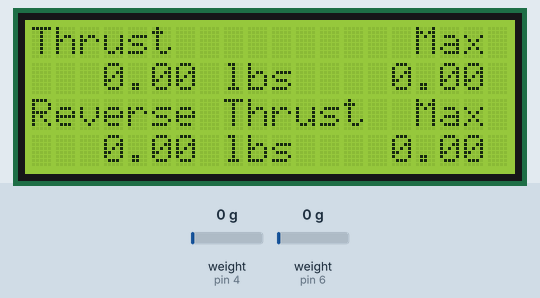
Recording of a sketch running on a simulated Arduino Uno, built with avr-gcc and run on an emulated ATmega328P. Shown: 20×4 character LCD. The inputs (shaded band) are chosen by the test bench; at power-on: weight on the scale (sensors on pin 4, pin 6) 0 g. Storage starts empty; what the sketch prints to the serial monitor is not drawn.

Above: at 3.3 s.
3.4 s: weight on the scale (sensor on pin 4) set to 100 g
At 5.5 s:
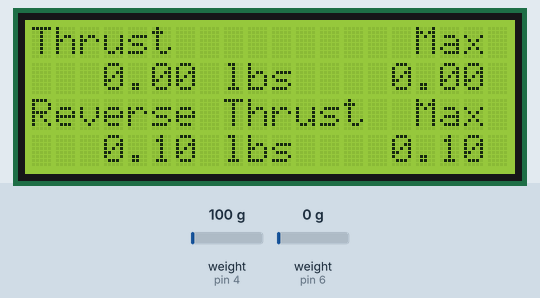
6.1 s: weight on the scale (sensor on pin 6) set to 100 g
At 7.4 s:
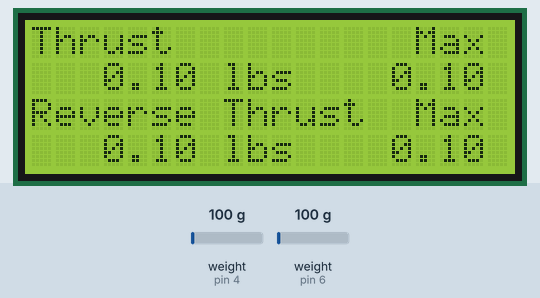
8.8 s: weight on the scale (sensor on pin 4) set to 1250 g
At 10.5 s:
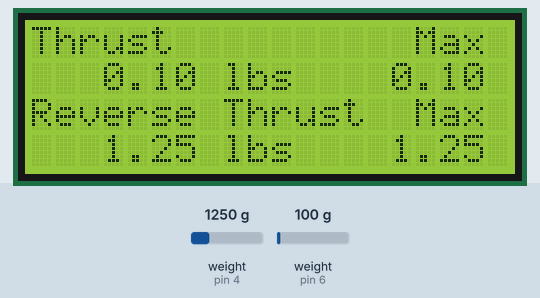
11.5 s: weight on the scale (sensor on pin 6) set to 1250 g
At 14.2 s:
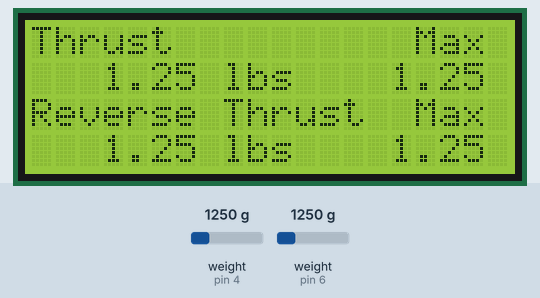
15.2 s: weight on the scale (sensor on pin 4) set to 2500 g
At 17.3 s:
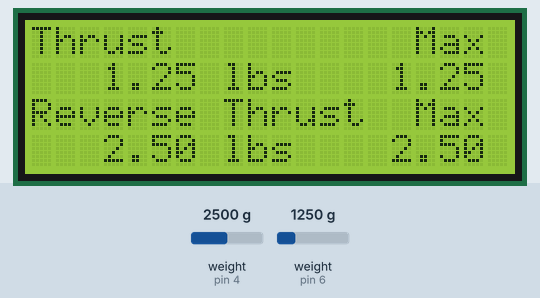
17.9 s: weight on the scale (sensor on pin 6) set to 2500 g
At 19.2 s:
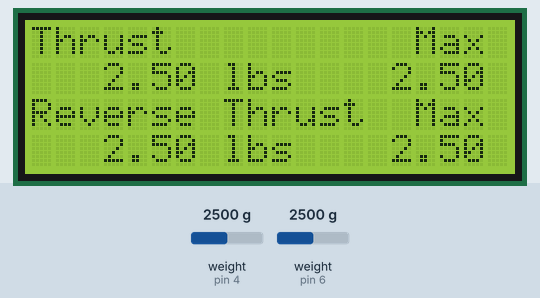
Timing chart, 0 to 20.9 s (numbered marks = the images above; inputs shaded):
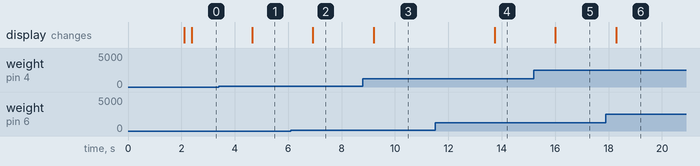

Measured:
- after the input at 3.4 s, the display: changes after 1.3 s (image 1)
- after the input at 6.1 s, the display: changes after 0.82 s (image 2)
- after the input at 8.8 s, the display: changes after 0.40 s (image 3)
- after the input at 11.5 s, the display: changes after 2.2 s (image 4)
- after the input at 15.2 s, the display: changes after 0.81 s (image 5)
- after the input at 17.9 s, the display: changes after 0.38 s (image 6)

The sketch:

JetThrust.ino
```cpp
#include <stdio.h>
#include <string.h>
#include <Wire.h> 				      // Library for I2C communication
#include <LiquidCrystal_I2C.h> 	// Library for LCD
#include <HX711.h> 				      // load cell library
#include <SD.h>

LiquidCrystal_I2C lcd = LiquidCrystal_I2C(0x27, 20, 4);

String lbs = " lbs      ";
float maxT = -1.00;
float maxRT = -1.00;

int time = 0;

      // HX711 wiring
// Thrust scale
const int LOADCELL_TDT_PIN = 6;
const int LOADCELL_TSCK_PIN = 7;

// Reverse thrust scale
const int LOADCELL_RTDT_PIN = 4;
const int LOADCELL_RTSCK_PIN = 3;

HX711 scaleThrust;
HX711 scaleRThrust;

float thrustVal;
float rthrustVal;

File thrustFile;
File rThrustFile;
File timeFile;

void setup() {

  Serial.begin(9600);
  Serial.println("Booting...");
  // Initialize the display
  lcd.init();
  lcd.backlight();

  // Initialize the Load Cells
  Serial.println("Initializing the load cells...");
  scaleThrust.begin(LOADCELL_TDT_PIN, LOADCELL_TSCK_PIN);
  scaleRThrust.begin(LOADCELL_RTDT_PIN, LOADCELL_RTSCK_PIN);

  scaleThrust.tare(); //Reset the scale to 0
  scaleRThrust.tare(); //Reset the scale to 0

  // Initialize SD Card to PIN 1

  //if (!SD.begin(1)) {
  //  Serial.println("initialization failed!");
  //  while (1);
  //}

  if(!SD.begin(2)) {
    Serial.println("SD initialization failed.");
    return;
  }
  Serial.println("SD initialization done...");

  // Print Static Wording

  lcd.setCursor(0, 0);
  lcd.print("Thrust");

  lcd.setCursor(16, 0);
  lcd.print("Max");

  lcd.setCursor(0, 2);
  lcd.print("Reverse Thrust");

  lcd.setCursor(16, 2);
  lcd.print("Max");

}

void logThrust(float maxT) {

  String sthrustVal = String(thrustVal);

  File myFile = SD.open("thrust.txt", FILE_WRITE);
  if (myFile) {
    Serial.println("Opened thrust with success.");
    myFile.print(sthrustVal + ",");
  }
  myFile.close();
}

void logReverse(float smaxRT) {

  String srthrustVal = String(rthrustVal);

  File myFile = SD.open("rthrust.txt", FILE_WRITE);
  if (myFile) {
    Serial.println("Opened reverse with success.");
    myFile.print(srthrustVal + ",");
  }
  myFile.close();
}

void logTime (int time) {

  String stime = String(time);

  File myFile = SD.open("time.txt", FILE_WRITE);
  if (myFile) {
    Serial.println("Opened time with success.");
    myFile.print(stime + ",");
  }
  myFile.close();
}

void loop() {

  // Set the calibration values
  scaleThrust.set_scale(46000);    // 20kg scale
  scaleRThrust.set_scale(180000);  // 5 kg scale

  thrustVal = scaleThrust.get_units();
  rthrustVal = scaleRThrust.get_units();

  // SD Card Writing
  logThrust(thrustVal);
  logReverse(rthrustVal);
  logTime(time);

  time = time + 1;

  String sthrustVal = String(thrustVal);
  String srthrustVal = String(rthrustVal);
  String stime = String(time);

  // Finding Max Values

  if (thrustVal > maxT) {
	  maxT = thrustVal; }
  else {
    maxT = maxT;}

  if (rthrustVal > maxRT) {
	  maxRT = rthrustVal; }
  else {
	  maxRT = maxRT; }

  String smaxT = String(maxT);
  String smaxRT = String(maxRT);

  // Add "lbs" to the end of the thrust

  sthrustVal = sthrustVal + lbs;
  srthrustVal = srthrustVal + lbs;

  // Normal Print

  lcd.setCursor(3, 1);
  lcd.print(sthrustVal);

  lcd.setCursor(15, 1);
  lcd.print(smaxT);

  // Reverse Print

  lcd.setCursor(3, 3);
  lcd.print(srthrustVal);

  lcd.setCursor(15, 3);
  lcd.print(smaxRT);

  delay(2000);

}
```
